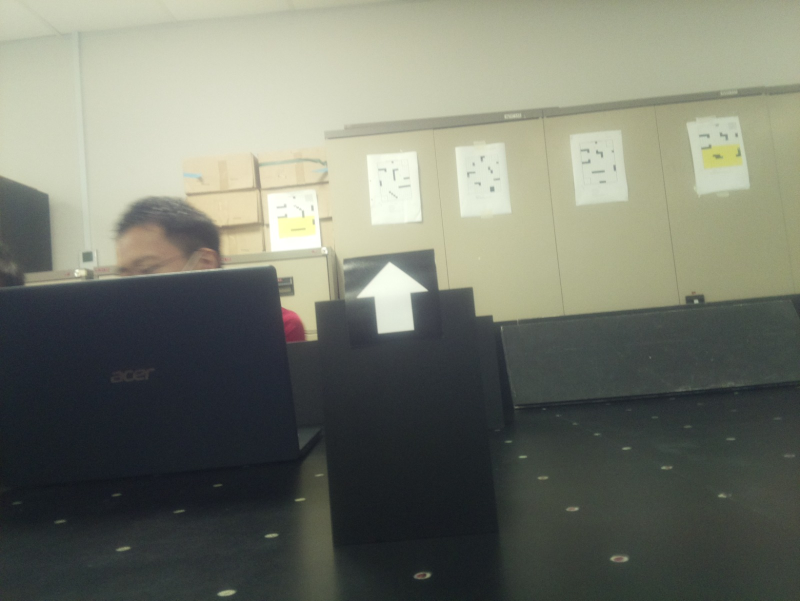
#> input picture threading/mains/mdp_labels/up.jpeg, 1600 x 1201 px, found by its file name (shown at 1/2 size)
$ python imgrec_updated.py   (older library calls are emulated)
#> lines starting #> are read from the running program, lines starting #| are printed output that depends on the picture
#> further down, img is the input picture: shape (1201, 1600, 3); mean B, G, R 108.2, 120.5, 116.9
import cv2
import numpy as np
from os import listdir
from os.path import isfile, join
import random

IMG_DIR = '/home/nishka/ImgRec/mdp_labels/templates'
# SYMBOL_TYPES = ['1', '2', '3', '4', '5', 'A', 'B', 'C', 'D', 'E', 'Arrow', 'Circle']
SYMBOL_TYPES = ['0', '6', '7', '8', '9', 'v', 'w', 'x', 'y', 'z', 'Arrow', 'Circle']

SYMBOL_ID_MAP = {
    'Arrow': 0,
    'Arrow_white': 1,
    'Arrow_blue': 2,
    'Arrow_yellow': 3,
    'Arrow_red': 4,
    'Circle': 5,
    '6': 6,
    '7': 7,
    '8': 8,
    '9': 9,
    '0': 10,
    'v': 11,
    'w': 12,
    'x': 13,
    'y': 14,
    'z': 15
}
THRESHOLD = 190
MIN_CONTOUR_AREA = 2000 # Assuming at a distance of 20 - 25cm
MAX_CONTOUR_AREA = 9000 # Assuming min distance of 10 - 15cm
MATCH_THRESHOLD = 0.23 + 4 #SWA MADE IT 5
MATCH_CONFIDENCE_COUNT = 5
ARROW_PIXEL_THRESHOLD = 7


colourDict = {
    'blue': [6, 14, 0],
    'green' : [7,12, 5],
    'red' : [8, 11, 0],
    'white' : [9, 13, 0],
    'yellow': [10, 15, 0]
}


class Symbol:
    '''
    Holds information about the Symbol Images, each symbol image
    will have an image and name
    '''
    def __init__(self):
        self.id = 0
        self.name = ''
        self.contour = None

def load_symbols(filepath):
    '''
    Loads the thresholded symbol images from directory, stores
    them into a list of Symbol objects
    '''
    symbols = []
    for i, symbol in enumerate(SYMBOL_TYPES):

        # print "i and symbol are", i, symbol

        symbols.append(Symbol())
        symbols[i].name = symbol
        symbols[i].id = SYMBOL_ID_MAP[symbol]
        filename = '{}.jpg'.format(symbol)

        full_path = filepath + '/' + 't'+ filename
        # print "full path is ", full_path
        symbol_img = cv2.imread(full_path)
        train_symbol_gray = cv2.cvtColor(symbol_img, cv2.COLOR_BGR2GRAY)

        _, train_symbol_thresh = cv2.threshold(train_symbol_gray, 70, 255, 0)

        _, train_symbol_ctrs, _ = cv2.findContours(train_symbol_thresh, cv2.RETR_TREE, cv2.CHAIN_APPROX_SIMPLE)
        train_symbol_ctrs = sorted(train_symbol_ctrs, key=cv2.contourArea, reverse=True)

        # [5 lines of commented-out code are left out]
        symbols[i].contour = train_symbol_ctrs[0]

    return symbols
#############################################################################################

# [205 lines left out: functions extractRed, extractGreen, extractBlue, extractYellow, extractWhite, preprocess_frame and 4 more, not called in this run]


def img_rec_updated(image):

    image = cv2.resize(image, (640, 480))
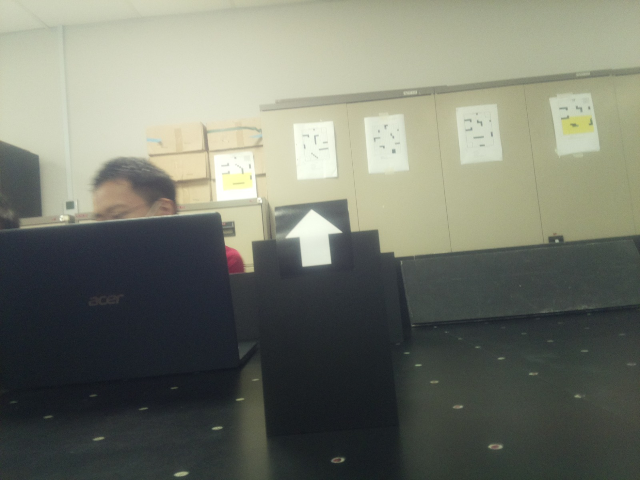
#> image: shape (480, 640, 3); mean of channels 0, 1, 2 108.1, 120.4, 116.8; drawn as B, G, R
    resImg = image
    image = image[150:325, 210:370]
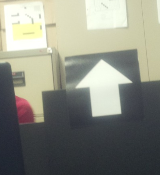
#> image: shape (175, 160, 3); mean of channels 0, 1, 2 128.6, 139.5, 138; drawn as B, G, R
    train_symbols = load_symbols(IMG_DIR)
    match_symbol_id = None
    match_symbol_id = None
    pre_proc_frame , clr = preprocess_frame(image)


    # Uncomment if debugging threshold value
    # cv2.imshow('Frame Thresh', pre_proc_frame)
    # cv2.waitKey(0)

    edges = cv2.Canny(pre_proc_frame, 100,200)
    # cv2.imshow("canny", edges)
    _, contours, hierarchy = cv2.findContours(edges, cv2.RETR_TREE, cv2.CHAIN_APPROX_NONE)
    contours = sorted(contours, key=cv2.contourArea, reverse=True)
    # [5 lines of commented-out code are left out]
    filtered_contours = contours[0]


    # [9 lines of commented-out code are left out]


    if len(filtered_contours) > 0:
        symbol_contour = filtered_contours

        x, y, w, h = cv2.boundingRect(symbol_contour)
        cv2.rectangle(image, (x, y), (x + w, y + h), (255, 0, 0), 2)

        extLeft, extTop, extRight, extBottom = extract_extreme_points(symbol_contour)
        symbol_thresh = extract_detected_symbol_thresh(image, extLeft, extTop, extRight, extBottom)
        # cv2.imshow("Detected Object", symbol_thresh)

        match_results = []
        for train_symbol in train_symbols:
            match_score = cv2.matchShapes(symbol_contour, train_symbol.contour, 1, 0.0)
            match_results.append({
                'score': match_score,
                'symbol': train_symbol.name,
                'id': train_symbol.id
            })

        # print "match results are  ", match_results
        colIDs = []
        for c in clr:
            cid = colourDict[c]
            colIDs.append(cid)

        potentialIDs = []
        potentialSymbols = []
        potentialScores = []
        for thisRes in range(len(match_results)):
            thisID = match_results[thisRes]['id']
            if thisID in colIDs[0]:
                #store in new

                # potentialIDs[thisID] = [match_results[thisRes]['symbol'] , match_results[thisRes]['score'] ]
                potentialIDs.append(thisID)
                potentialScores.append(match_results[thisRes]['score'])
                potentialSymbols.append(match_results[thisRes]['symbol'])


        # print("--------potentialScores------", potentialIDs)

        closest_index = potentialScores.index(min(potentialScores))
        closest_score = min(potentialScores)
        closest_id = potentialIDs[closest_index]
        closest_symbol = potentialSymbols[closest_index]

        closest_match = {
            'score' : closest_score,
            'id': closest_id,
            'symbol': closest_symbol
        }
        # print "closest match", closest_match
        # closest_match = min(potentialIDs, key=lambda x: x)
        if closest_match['score'] < MATCH_THRESHOLD:
            # If detected arrow, further derive arrow orientation
            if closest_match['id'] == 0:
                # [6 lines of commented-out code are left out]

                arrow_name, arrow_id = derive_arrow_orientation(extLeft, extTop, extRight, extBottom)

                closest_match['symbol'] = arrow_name
                closest_match['id'] = arrow_id

            cv2.putText(
                image,
                # 'Symbol: ' + str(closest_match['symbol']) + '; ID: ' + str(closest_match['id']),
                "Image ID " + str(closest_match['id']),
                (extLeft[0] - 20, extTop[1] -5),
                cv2.FONT_HERSHEY_SIMPLEX, 0.4,(255,0,0),1,cv2.LINE_AA
                # cv2.FONT_HERSHEY_DUPLEX,
                # 0.5,
                # (255, 0, 0)
            )


            if match_symbol_id == closest_match['id']:
                match_count = match_count + 1

            else:
                match_symbol_id = closest_match['id']
                match_count = 1

            if (match_count == MATCH_CONFIDENCE_COUNT):
                    return(closest_match['id'])
        else:
            match_symbol_id = None
            match_count = 0

    print('Symbol: ' + str(closest_match['symbol']) + '; ID: ' + str(closest_match['id']))
    # Uncomment to visualize stream
    resImg[150:325, 210:370] = image
    cv2.imshow("output", resImg)
    cv2.waitKey(0)
    cv2.destroyAllWindows()

# [10 lines of commented-out code are left out]

inPath = '/home/nishka/ImgRec/mdp_labels/'
fileName = inPath + 'up.jpeg'
img = cv2.imread(fileName)

#> (the run stopped early here; a loop or call above may not have finished)
